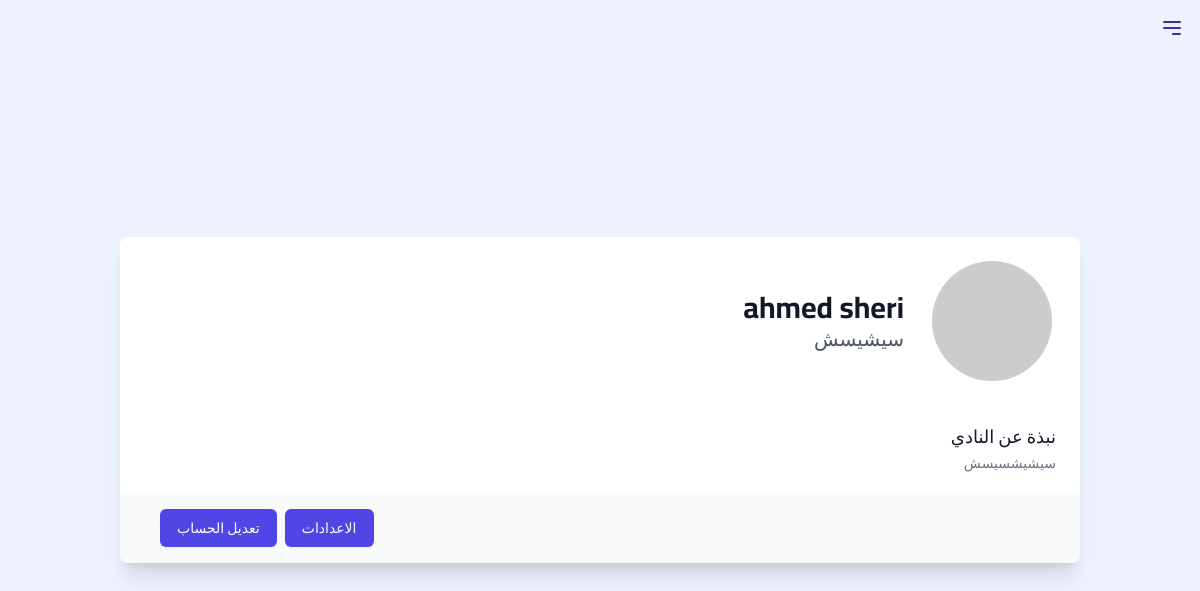
Page /ViewClubProfile/4 (signed in) on the earlier database version.
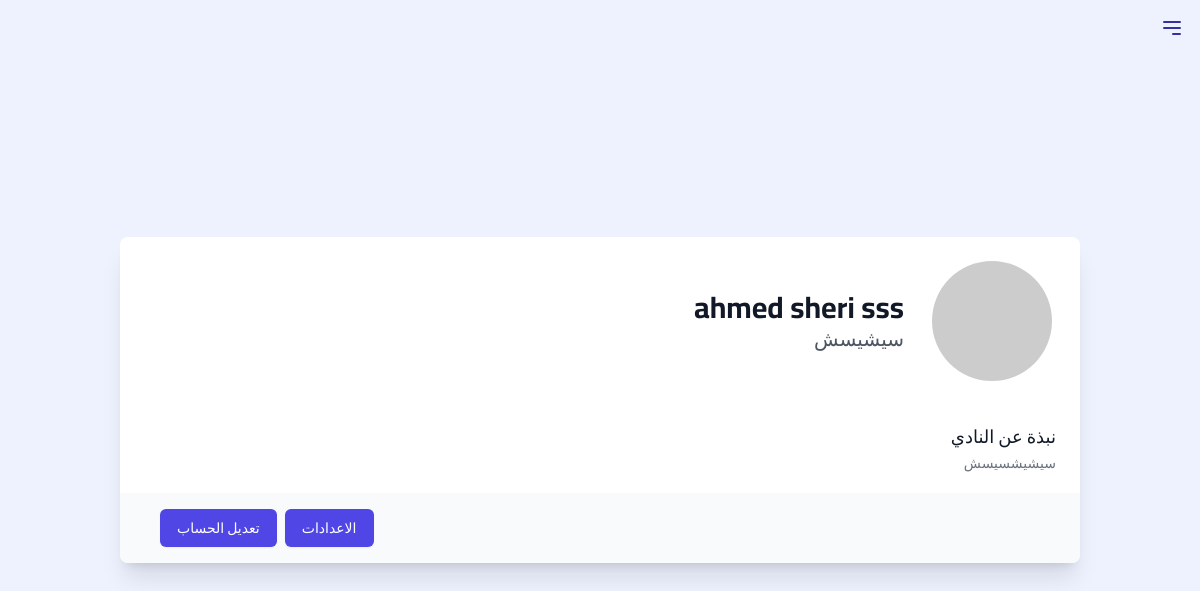
Same page on the later database version.
### accounts/models.py (models this page shows, shortened)
class ClubsModel(models.Model):
    name = models.CharField(max_length=250, null=True, verbose_name="اسم الاكادمية")
    club_profile_image_base64 = models.TextField(blank=True, null=True)
    desc = models.CharField(max_length=255, null=True, verbose_name="وصف قصير")
    about = models.TextField(max_length=255, null=True, verbose_name="نبذة")
    city = models.CharField(max_length=255, choices = citys, null=True, verbose_name="المدينة")
    district = models.CharField(max_length=250, null=True, verbose_name="الحي")
    street = models.CharField(max_length=250, null=True, verbose_name="الشارع")
    creation_date = models.DateTimeField(auto_now_add=True)

### pages/views.py (the view)
# urls.py: path('ViewClubProfile/<int:id>', views.ViewClubProfile, name='ViewClubProfile'),
def ViewClubProfile(request, id):
    user = request.user
    userprofile = UserProfile.objects.get(user=user)
    club = ClubsModel.objects.get(id=id)
    return render(request, 'accounts/profiles/Club/ViewClubProfile.html', {'club':club})

### messenger/templatetags/messenger_tags.py (called while the page is built)
@register.simple_tag
@stringfilter
def get_user_club(user_id):
    user = User.objects.get(id=user_id)
    club = getUserClub(user)
    return club

### messenger/views.py (called while the page is built)
def getUserClub(user):
    userprofile = user.userprofile
    if userprofile.account_type == '2':
        return userprofile.director_profile.club
    elif user.userprofile.account_type == '3':
        return userprofile.student_profile.club
    elif user.userprofile.account_type == '4':
        return userprofile.Coach_profile.club
    else:
        return None

### templates/accounts/profiles/Club/ViewClubProfile.html (shortened to what this page needs)
{% extends 'base_club_dashboard.html' %} {% load static %} {% block content %}
<div class="bg-indigo-50 min-h-screen flex items-center">
  <div class="container mx-auto py-12 px-4 sm:px-6 lg:px-8 xl:pr-[20%]">
    <div class="bg-white shadow-xl rounded-lg overflow-hidden">
      <div class="px-4 py-5 sm:px-6">
        <div class="flex items-center">
          <div class="flex-shrink-0">
            <img
              class="h-32 w-32 rounded-full border-4 border-white"
              src="https://via.placeholder.com/128"
              alt="صورة الملف الشخصي للنادي"
            />
          </div>
          <div class="mr-6">
            <h1 class="text-3xl font-bold text-gray-900">{{club.name}}</h1>
            <p class="text-xl text-gray-600">{{club.desc}}</p>
          </div>
        </div>
      </div>
      <div class="px-4 py-5 sm:px-6">
        <h3 class="text-lg leading-6 font-medium text-gray-900">
          نبذة عن النادي
        </h3>
        <p class="mt-1 max-w-2xl text-sm text-gray-500">{{club.about}}</p>
      </div>
      <div class="px-6 py-4 bg-gray-50 sm:px-10 flex justify-end gap-2">
        <button
          id="settingsButton"
          class="inline-flex justify-center py-2 px-4 border border-transparent shadow-sm text-sm font-medium rounded-md text-white bg-indigo-600 hover:bg-indigo-700 focus:outline-none focus:ring-2 focus:ring-offset-2 focus:ring-indigo-500 transition duration-150 ease-in-out"
        >
          الاعدادات
        </button>
        <a
          href="{% url 'EditClubProfile' club.id %}"
          class="inline-flex justify-center py-2 px-4 border border-transparent shadow-sm text-sm font-medium rounded-md text-white bg-indigo-600 hover:bg-indigo-700 focus:outline-none focus:ring-2 focus:ring-offset-2 focus:ring-indigo-500 transition duration-150 ease-in-out"
        >
          تعديل الحساب
        </a>
      </div>
    </div>
  </div>
</div>
{% endblock %}

Differences in the rows shown:
changed ClubsModel "سيشيسش": name "ahmed sheri" → "ahmed sheri sss"
